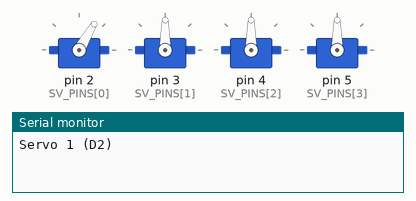
Simulated run of this sketch. Board: Arduino Uno, built with avr-gcc and run on an emulated ATmega328P. Parts: 4 × servo, the last lines printed to the serial monitor.

Above: at 1.05 s.
At 2.1 s:
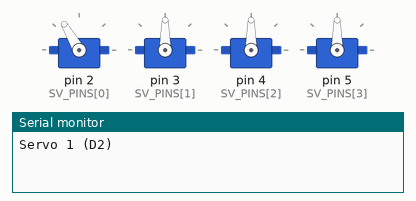
At 3.15 s:
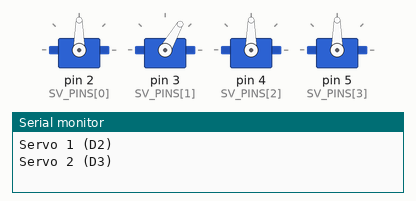
At 5.25 s:
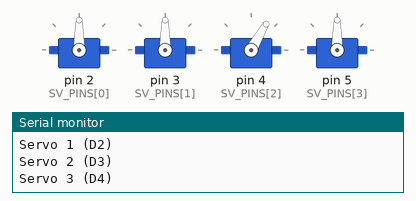
At 7.35 s:
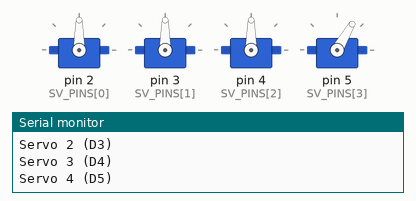
At 9.4 s:
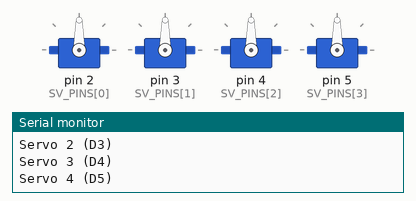
Timing chart, 0 to 11.9 s (numbered marks = the images above):
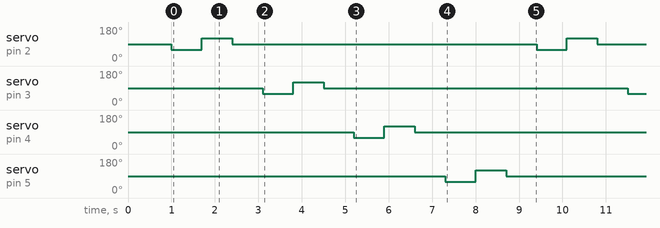

The sketch:

4kansetsu.ino
```cpp
#include <Servo.h>

const int SV_PINS[4] = {2, 3, 4, 5};  // 左股関節, 右股関節, 左足首, 右足首
Servo sv[4];

void setup() {
  Serial.begin(9600);
  for (int i = 0; i < 4; i++) {
    sv[i].attach(SV_PINS[i], 500, 2400);  // パルス幅0.5～2.4ms（SG90）
    sv[i].write(90);                       // 中央の位置
  }
  delay(1000);
}

void loop() {
  for (int i = 0; i < 4; i++) {
    Serial.print("Servo ");
    Serial.print(i + 1);
    Serial.print(" (D");
    Serial.print(SV_PINS[i]);
    Serial.println(")");

    sv[i].write(60);
    delay(700);
    sv[i].write(120);
    delay(700);
    sv[i].write(90);
    delay(700);
  }
}
```

Measured:
- by itself, servo on pin 2 (SV_PINS[0]), servo on pin 3 (SV_PINS[1]), servo on pin 4 (SV_PINS[2]), servo on pin 5 (SV_PINS[3]): repeats every 8.4 s: 120° 0.70 s, 90° 7.0 s, 60° 0.70 s
